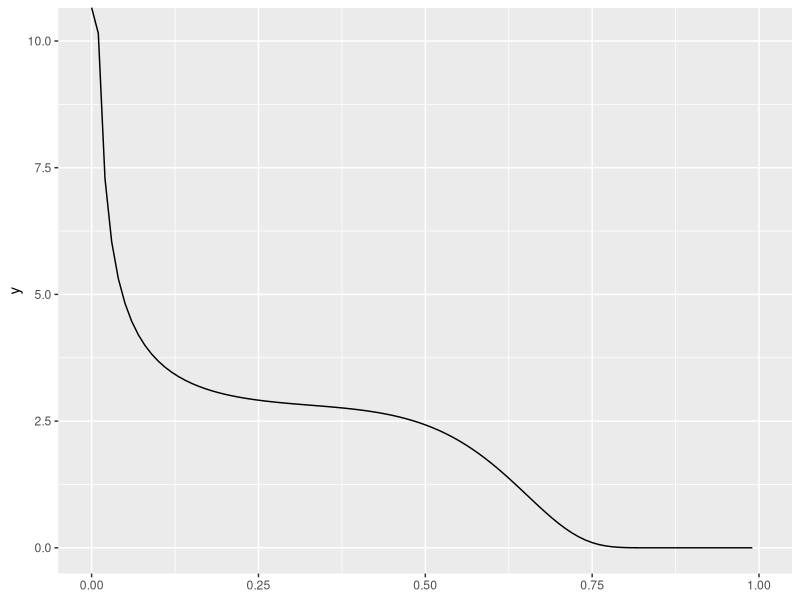

This chart was generated by the following R code:
## ---- chunk 1
genera_valor_aleatorio <- function() {
  runif(1)
}

g<- function(x){
  ( exp(-(((1/(1-x))-1)^2)/2))/(sqrt(x/(1-x))*(1-x)^2)
}
## ---- chunk 2
n <- 1e6
valores_g <- replicate(n , {
  x <- genera_valor_aleatorio()
  g(x)
}
)
## ---- chunk 3
estimacion <- mean(valores_g)
## ---- chunk 4
probabilidad_cobertura <- 0.997
alfa <- 1 - probabilidad_cobertura
percentil<- qnorm(1 - alfa / 2)
error_estandar <- sqrt(var(valores_g)/n)
intervalo_confianza <- estimacion + c(-1,1) * error_estandar * percentil
## ---- chunk 5
genera_valor_aleatorio <- function() {
  runif(1)
}

g<- function(x){
  ( exp(-(((1/(1-x))-1)^2)/2))/(sqrt(x/(1-x))*(1-x)^2)
}

n <- 1e4
coste_directo <- bench::mark({
  valores_g <- replicate(n, {
    x <- genera_valor_aleatorio()
    g(x)
  })
},
iterations = 10,
time_unit = "ms"
)$median

estimacion_directo <- mean(valores_g)
varianza_directo <- var(valores_g) / n

eficiencia_directo <- 1 / (varianza_directo * coste_directo)
## ---- chunk 6
genera_valores_antiteticas <- function() {
  runif(1)
}



g<- function(x){
  ( exp(-(((1/(1-x))-1)^2)/2))/(sqrt(x/(1-x))*(1-x)^2)
}
## ---- chunk 7
coste_antiteticas <- bench::mark({ # para ver cuanto tarda
  valores <- replicate(n / 2, {
    valores_antiteticos <- genera_valores_antiteticas()
    mean(g(valores_antiteticos)) # (xi + yi) / 2
  })
},
iterations = 10,
time_unit = "ms"
)$median
## ---- chunk 8
estimacion_antiteticas <- mean(valores)
varianza_antiteticas <- var(valores) / (n / 2) # Cuasivar muestral
eficiencia_antiteticas <- 1 / (varianza_antiteticas * coste_antiteticas)
## ---- chunk 9
knitr::kable(
  data.frame(
    `Método` = c("Directo", "Antitéticas"),
    `Estimación` = c(estimacion_directo, estimacion_antiteticas),
    Varianza = c(varianza_directo, varianza_antiteticas),
    Coste = c(coste_directo, coste_antiteticas),
    Eficiencia = c(eficiencia_directo, eficiencia_antiteticas)
  ),
  digits = 10
)
## ---- chunk 10
library(ggplot2)

ggplot2::ggplot() +
  geom_function(fun = g) +
  xlim(0, 1)
## ---- chunk 11
estratos <- data.frame(
  min = c(0, 3/ 5),
  max = c(3/ 5, 1),
  probabilidad = c(3 / 5, 2 / 5)
)
# Función que genera valores dentro de un estrato
genera_valor_en_estrato <- function(numero_estrato) {
  estrato <- estratos[numero_estrato, ]
  runif(1, min = estrato$min, max = estrato$max)
}
## ---- chunk 12
unidad_de_tiempo <- "ms"
n_estratos <- n * estratos$probabilidad
# Aseguramos valores enteros
n_estratos <- ceiling(n_estratos)
# Aseguramos al menos dos valores en cada estrato
n_estratos <- pmax(n_estratos, 2)

coste_estratificado_proporcional <- bench::mark(
  {
    valores <- lapply(
      seq_len(2), # (1,2), aplico la función 2 veces, una para cada estrato
      function(numero_estrato) {
        replicate(n_estratos[numero_estrato], {
          x <- genera_valor_en_estrato(numero_estrato)
          g(x)
        })
      }
    )
  },
  iterations = 10,
  time_unit = unidad_de_tiempo
)$median
## ---- chunk 13
estimacion_estratificado_proporcional <-
  weighted.mean(
    sapply(valores, mean),
    estratos$probabilidad
  )
varianza_estratificado_proporcional <-
  sum(estratos$probabilidad^2 * sapply(valores, var) / n_estratos)
eficiencia_estratificado_proporcional <-
  1 / (varianza_estratificado_proporcional *
    coste_estratificado_proporcional)
## ---- chunk 14
n_tanteo <- 100
n_produccion <- n - n_tanteo # Para que la cantidad total de valores generados sea igual en los tres métodos y, por tanto, su comparación tenga sentido

coste_estratificado_optimo <- bench::mark(
  {
    # Estimación de las varianzas de los estratos
    n_estratos <- pmax(
      ceiling(n_tanteo * estratos$probabilidad), # asignación proporcional para calcular la var
      2
    )
    valores <- lapply(
      seq_len(2),
      function(numero_estrato) {
        replicate(n_estratos[numero_estrato], {
          x <- genera_valor_en_estrato(numero_estrato)
          g(x)
        })
      }
    )

    # Cantidad óptima de valores en cada estrato
    sigmas <- sapply(valores, sd)
    n_estratos <-
      pmax(
        ceiling(n_produccion * estratos$probabilidad * sigmas /
          sum(estratos$probabilidad * sigmas)),
        2
      )

    # Generación de valores en cada estrato
    valores <- lapply(
      seq_len(2),
      function(numero_estrato) {
        replicate(n_estratos[numero_estrato], {
          x <- genera_valor_en_estrato(numero_estrato)
          g(x)
        })
      }
    )
  },
  iterations = 10,
  time_unit = unidad_de_tiempo
)$median
## ---- chunk 15
estimacion_estratificado_optimo <-
  weighted.mean(
    sapply(valores, mean),
    estratos$probabilidad
  )
varianza_estratificado_optimo <-
  sum(estratos$probabilidad^2 * sapply(valores, var) / n_estratos)
eficiencia_estratificado_optimo <-
  1 / (varianza_estratificado_optimo *
    coste_estratificado_optimo)
## ---- chunk 16
knitr::kable(
  data.frame(
    `Método` = c(
      "Directo",
      "Estratificado proporcional",
      "Estratificado óptimo"
    ),
    `Estimación` = c(
      estimacion_directo,
      estimacion_estratificado_proporcional,
      estimacion_estratificado_optimo
    ),
    Varianza = c(
      varianza_directo,
      varianza_estratificado_proporcional,
      varianza_estratificado_optimo
    ),
    Coste = c(
      coste_directo,
      coste_estratificado_proporcional,
      coste_estratificado_optimo
    ),
    Eficiencia = c(
      eficiencia_directo,
      eficiencia_estratificado_proporcional,
      eficiencia_estratificado_optimo
    )
  ),
  digits = 10
)
